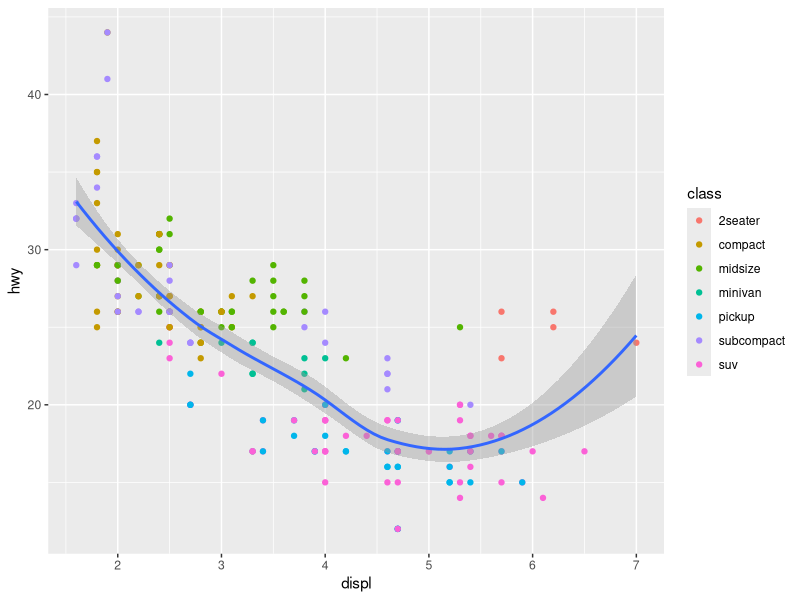
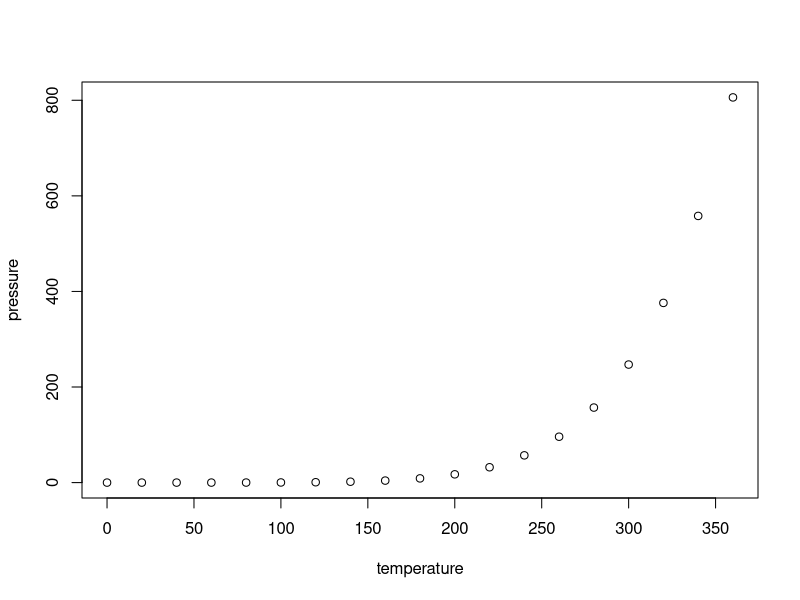

Reproduce these figures in R, in order.
## ---- chunk 1
knitr::opts_chunk$set(echo = TRUE)
## ---- chunk 2
library(ggplot2)
ggplot(mpg, aes(x = displ, y = hwy)) +geom_point(aes(color = class)) + geom_smooth()
## ---- chunk 3
plot(pressure)
